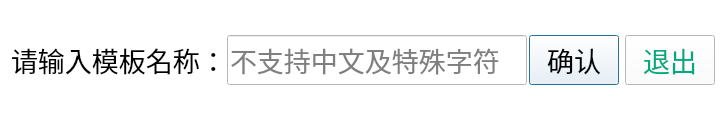
<?xml version="1.0" encoding="UTF-8"?>
<ui version="4.0">
 <class>InputDialog</class>
 <widget class="QDialog" name="InputDialog">
  <property name="windowModality">
   <enum>Qt::WindowModal</enum>
  </property>
  <property name="enabled">
   <bool>true</bool>
  </property>
  <property name="geometry">
   <rect>
    <x>0</x>
    <y>0</y>
    <width>726</width>
    <height>120</height>
   </rect>
  </property>
  <property name="sizePolicy">
   <sizepolicy hsizetype="Preferred" vsizetype="Preferred">
    <horstretch>0</horstretch>
    <verstretch>0</verstretch>
   </sizepolicy>
  </property>
  <property name="minimumSize">
   <size>
    <width>726</width>
    <height>120</height>
   </size>
  </property>
  <property name="maximumSize">
   <size>
    <width>726</width>
    <height>120</height>
   </size>
  </property>
  <property name="font">
   <font>
    <family>幼圆</family>
   </font>
  </property>
  <property name="cursor">
   <cursorShape>ArrowCursor</cursorShape>
  </property>
  <property name="windowTitle">
   <string>输入框</string>
  </property>
  <property name="autoFillBackground">
   <bool>false</bool>
  </property>
  <property name="styleSheet">
   <string notr="true">background-color: rgb(255, 255, 255);</string>
  </property>
  <layout class="QHBoxLayout" name="horizontalLayout">
   <item>
    <widget class="QLabel" name="label">
     <property name="sizePolicy">
      <sizepolicy hsizetype="Preferred" vsizetype="Preferred">
       <horstretch>0</horstretch>
       <verstretch>0</verstretch>
      </sizepolicy>
     </property>
     <property name="minimumSize">
      <size>
       <width>210</width>
       <height>0</height>
      </size>
     </property>
     <property name="maximumSize">
      <size>
       <width>210</width>
       <height>678678</height>
      </size>
     </property>
     <property name="font">
      <font>
       <family>幼圆</family>
       <pointsize>20</pointsize>
      </font>
     </property>
     <property name="text">
      <string>请输入模板名称：</string>
     </property>
     <property name="alignment">
      <set>Qt::AlignJustify|Qt::AlignVCenter</set>
     </property>
    </widget>
   </item>
   <item>
    <widget class="QLineEdit" name="lineEdit">
     <property name="sizePolicy">
      <sizepolicy hsizetype="Preferred" vsizetype="Preferred">
       <horstretch>0</horstretch>
       <verstretch>0</verstretch>
      </sizepolicy>
     </property>
     <property name="minimumSize">
      <size>
       <width>300</width>
       <height>50</height>
      </size>
     </property>
     <property name="maximumSize">
      <size>
       <width>300</width>
       <height>50</height>
      </size>
     </property>
     <property name="font">
      <font>
       <family>幼圆</family>
       <pointsize>20</pointsize>
      </font>
     </property>
     <property name="inputMask">
      <string/>
     </property>
     <property name="maxLength">
      <number>15</number>
     </property>
     <property name="cursorPosition">
      <number>0</number>
     </property>
     <property name="placeholderText">
      <string>不支持中文及特殊字符</string>
     </property>
    </widget>
   </item>
   <item>
    <widget class="QPushButton" name="pushButton">
     <property name="sizePolicy">
      <sizepolicy hsizetype="Preferred" vsizetype="Preferred">
       <horstretch>0</horstretch>
       <verstretch>0</verstretch>
      </sizepolicy>
     </property>
     <property name="minimumSize">
      <size>
       <width>90</width>
       <height>50</height>
      </size>
     </property>
     <property name="maximumSize">
      <size>
       <width>90</width>
       <height>50</height>
      </size>
     </property>
     <property name="font">
      <font>
       <family>幼圆</family>
       <pointsize>20</pointsize>
      </font>
     </property>
     <property name="text">
      <string>确认</string>
     </property>
    </widget>
   </item>
   <item>
    <widget class="QPushButton" name="pB_Exit">
     <property name="sizePolicy">
      <sizepolicy hsizetype="Preferred" vsizetype="Preferred">
       <horstretch>0</horstretch>
       <verstretch>0</verstretch>
      </sizepolicy>
     </property>
     <property name="minimumSize">
      <size>
       <width>90</width>
       <height>50</height>
      </size>
     </property>
     <property name="maximumSize">
      <size>
       <width>90</width>
       <height>50</height>
      </size>
     </property>
     <property name="font">
      <font>
       <family>幼圆</family>
       <pointsize>20</pointsize>
      </font>
     </property>
     <property name="styleSheet">
      <string notr="true">color: rgb(0, 170, 127);</string>
     </property>
     <property name="text">
      <string>退出</string>
     </property>
    </widget>
   </item>
  </layout>
 </widget>
 <resources/>
 <connections/>
</ui>
